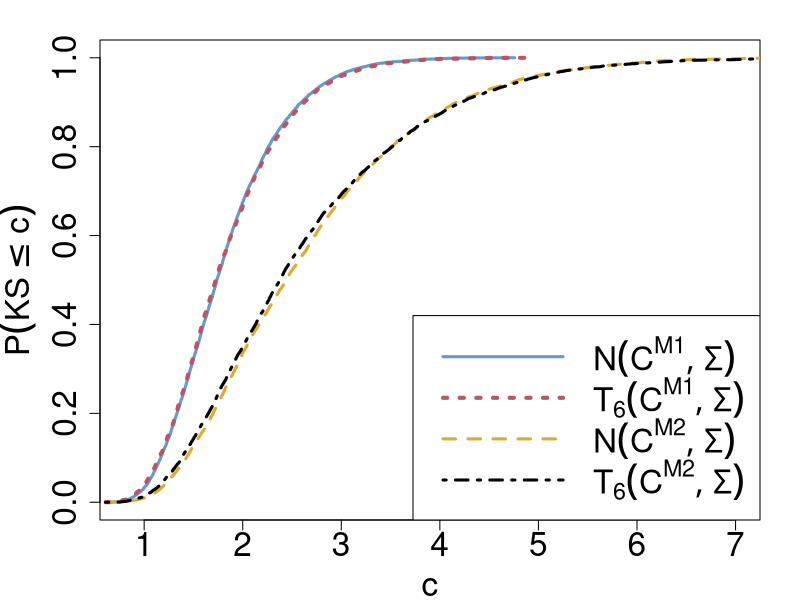
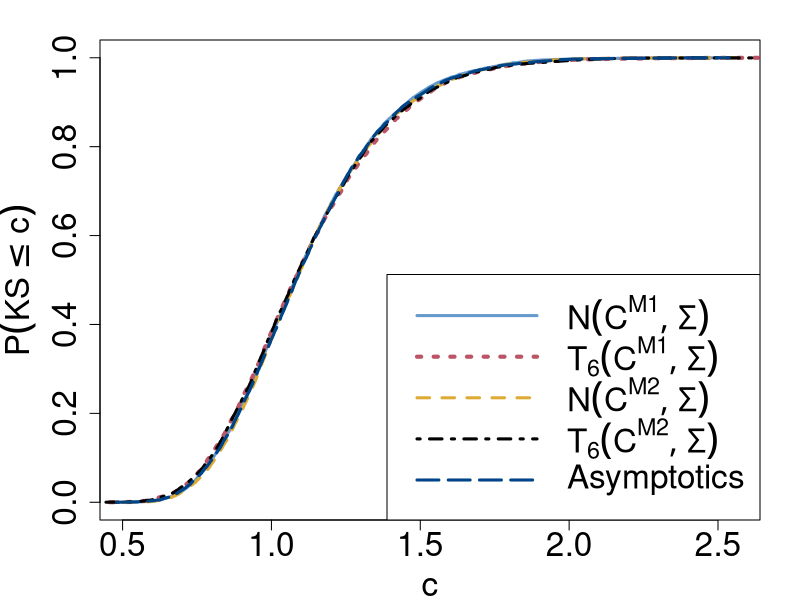

These charts were generated, in order, by the following R code:
y1 <- read.csv("KS_res_y1_L04_df6_100.csv", header = FALSE)$V1
y2 <- read.csv("KS_res_y2_L04_df6_100.csv", header = FALSE)$V1
y3 <- read.csv("KS_res_y3_L04_df6_100.csv", header = FALSE)$V1
y4 <- read.csv("KS_res_y4_L04_df6_100.csv", header = FALSE)$V1
y5 <- read.csv("KS_N500_L04_boot_asym.csv", header = FALSE)$V1

y1_rot <- read.csv("KS_rotated_y1_L04_df6_100.csv", header = FALSE)$V1
y2_rot <- read.csv("KS_rotated_y2_L04_df6_100.csv", header = FALSE)$V1
y3_rot <- read.csv("KS_rotated_y3_L04_df6_100.csv", header = FALSE)$V1
y4_rot <- read.csv("KS_rotated_y4_L04_df6_100.csv", header = FALSE)$V1

cols <- c(
  # rgb(51, 187, 238, maxColorValue = 255),#cyan
  rgb(102, 153, 204, maxColorValue = 255),#light blue
  rgb(221, 170, 51, maxColorValue = 255),#yellow
  rgb(187, 85, 102, maxColorValue = 255),#red
  "black",
  rgb(0, 68, 136, maxColorValue = 255)#blue
)

ltys <- 1:5

lwds <- c(3,3,4,3,3)

legend_lables <- c(expression(N(C^M1, Sigma)),
                   expression(N(C^M2, Sigma)),
                   expression(T[6](C^M1, Sigma)),
                   expression(T[6](C^M2, Sigma)),
                   "Asymptotics")

make_plot <- function(y_list, col = cols, lty = ltys, lwd = lwds, cex = 1,
                      ordering = 1:length(y_list), xlab = "c",
                      ylab = expression(P(KS<=c)), ...){
  y_list <- y_list[ordering]
  legend_lables <- legend_lables[ordering]
  cols <- cols[ordering]
  ltys <- ltys[ordering]
  lwds <- lwds[ordering]
  x <- lapply(y_list, sort)
  y <- lapply(y_list, function(y) (1:length(y))/length(y))
  plot(x[[1]], y[[1]], type = "l", col = col[1], lty = lty[1], lwd = lwds[1],
       cex.axis = 2, ylab = "", xlab = "", ...)
  title(xlab = xlab, ylab = ylab, cex.lab = 2, line = 3)
  lines(x[[2]], y[[2]], type = "l", col = col[2], lty = lty[2], lwd = lwds[2])
  lines(x[[3]], y[[3]], type = "l", col = col[3], lty = lty[3], lwd = lwds[3])
  lines(x[[4]], y[[4]], type = "l", col = col[4], lty = lty[4], lwd = lwds[4])
  if(length(y_list) == 5) lines(x[[5]], y[[5]], type = "l", col = col[5],
                                lty = lty[5], lwd = lwds[5])
  legend("bottomright", legend = legend_lables, col = cols, lty = ltys,
         lwd = lwds, seg.len = 4, cex = cex)
}
setEPS()
postscript("PRL_sphere.eps",width = 9, height = 6)
par(mar = c(4, 5, 2, 2))
make_plot(list(y1, y2, y3, y4), ordering = c(1,3,2,4), cex = 2, xlim = c(0.8, 7))
dev.off()

setEPS()
postscript("PRL_rotate.eps",width = 9, height = 6)
par(mar = c(4, 5, 2, 2))
make_plot(list(y1_rot, y2_rot, y3_rot, y4_rot, y5), ordering = c(1,3,2,4,5), cex = 2)
dev.off()




